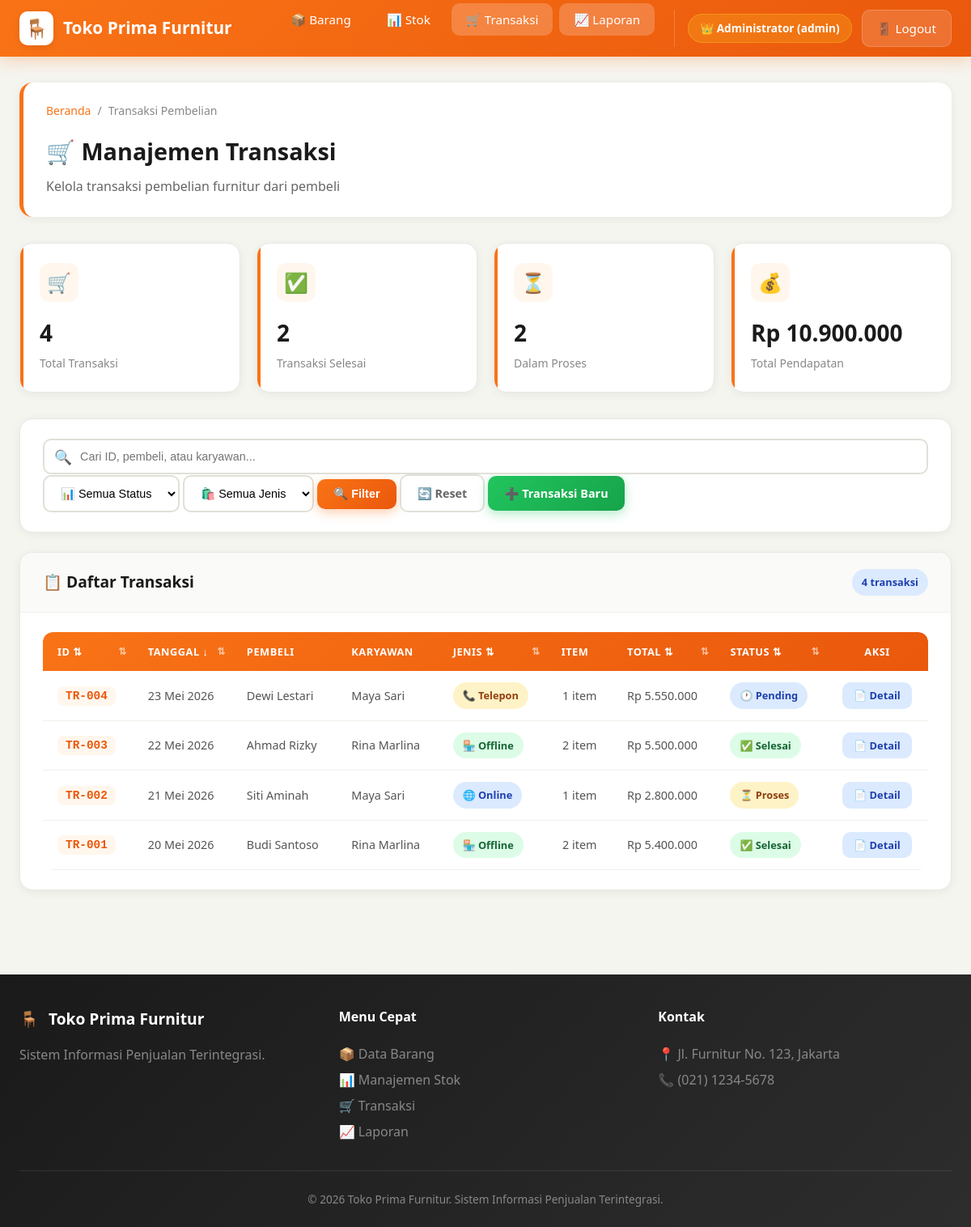
The page /transaksi.php (signed in) on the database its author committed.
### tables this page shows
CREATE TABLE IF NOT EXISTS transaksi (
    id_transaksi VARCHAR(10) PRIMARY KEY,
    tanggal_pesan DATE NOT NULL,
    jenis_pemesanan ENUM('Offline', 'Online', 'Telepon') NOT NULL DEFAULT 'Offline',
    id_pembeli VARCHAR(10) NOT NULL,
    id_karyawan VARCHAR(10) NOT NULL,
    total_harga DECIMAL(12,2) DEFAULT 0,
    status ENUM('Pending', 'Proses', 'Selesai', 'Batal') DEFAULT 'Pending',
    created_at TIMESTAMP DEFAULT CURRENT_TIMESTAMP,
    FOREIGN KEY (id_pembeli) REFERENCES pembeli(id_pembeli) ON DELETE RESTRICT ON UPDATE CASCADE,
    FOREIGN KEY (id_karyawan) REFERENCES karyawan(id_karyawan) ON DELETE RESTRICT ON UPDATE CASCADE
);

CREATE TABLE IF NOT EXISTS pembeli (
    id_pembeli VARCHAR(10) PRIMARY KEY,
    nama_pembeli VARCHAR(100) NOT NULL,
    alamat TEXT NOT NULL,
    nomor_telepon VARCHAR(15) NOT NULL,
    created_at TIMESTAMP DEFAULT CURRENT_TIMESTAMP
);

CREATE TABLE IF NOT EXISTS karyawan (
    id_karyawan VARCHAR(10) PRIMARY KEY,
    nama_karyawan VARCHAR(100) NOT NULL,
    alamat TEXT NOT NULL,
    nomor_telepon VARCHAR(15) NOT NULL,
    jabatan VARCHAR(30) NOT NULL DEFAULT 'Karyawan',
    created_at TIMESTAMP DEFAULT CURRENT_TIMESTAMP
);

### config/koneksi.php (called while the page is built, shortened)
<?php
function isAdmin() {
    return isset($_SESSION['user_role']) && $_SESSION['user_role'] === 'admin';
}
function getUserName() {
    return $_SESSION['user_name'] ?? 'Guest';
}
function getUserRole() {
    return $_SESSION['user_role'] ?? '-';
}
function sanitize($data) {
    return htmlspecialchars(trim($data), ENT_QUOTES, 'UTF-8');
}
function formatRupiah($angka) {
    return "Rp " . number_format($angka, 0, ',', '.');
}
function formatTanggal($tanggal) {
    $bulan = ['Januari', 'Februari', 'Maret', 'April', 'Mei', 'Juni',
              'Juli', 'Agustus', 'September', 'Oktober', 'November', 'Desember'];
    $date = new DateTime($tanggal);
    return $date->format('d') . ' ' . $bulan[(int)$date->format('m') - 1] . ' ' . $date->format('Y');
}

### public/transaksi.php (the view, shortened to what this page needs)
<?php
require_once '../config/koneksi.php';
$sort = isset($_GET['sort']) ? $_GET['sort'] : 'tanggal_pesan';
$order = isset($_GET['order']) ? strtoupper($_GET['order']) : 'DESC';
$filter_status = isset($_GET['status']) ? trim($_GET['status']) : '';
$filter_jenis = isset($_GET['jenis']) ? trim($_GET['jenis']) : '';
$search = isset($_GET['search']) ? trim($_GET['search']) : '';
$next_order = ($order === 'ASC') ? 'DESC' : 'ASC';
try {
    $where_clauses = [];
    $params = [];
    $where_sql = !empty($where_clauses) ? 'WHERE ' . implode(' AND ', $where_clauses) : '';
    $sql = "SELECT t.*, p.nama_pembeli, k.nama_karyawan,
                   (SELECT COUNT(*) FROM detail_transaksi dt WHERE dt.id_transaksi = t.id_transaksi) as jumlah_item
            FROM transaksi t
            LEFT JOIN pembeli p ON t.id_pembeli = p.id_pembeli
            LEFT JOIN karyawan k ON t.id_karyawan = k.id_karyawan
            {$where_sql}
            ORDER BY t.{$sort} {$order}";
    $stmt = $pdo->prepare($sql);
    $stmt->execute($params);
    $transaksi_list = $stmt->fetchAll();
    $stats = $pdo->query("SELECT
        COUNT(*) as total,
        COUNT(CASE WHEN status = 'Selesai' THEN 1 END) as selesai,
        COUNT(CASE WHEN status = 'Pending' THEN 1 END) as pending,
        COUNT(CASE WHEN status = 'Proses' THEN 1 END) as proses,
        COALESCE(SUM(CASE WHEN status = 'Selesai' THEN total_harga END), 0) as pendapatan
        FROM transaksi")->fetch();
} catch (PDOException $e) {
    error_log("Transaksi Error: " . $e->getMessage());
    $transaksi_list = [];
    $stats = ['total' => 0, 'selesai' => 0, 'pending' => 0, 'proses' => 0, 'pendapatan' => 0];
}
function sortIcon($col, $currentSort, $currentOrder) {
    if ($col === $currentSort) {
        return $currentOrder === 'ASC' ? '↑' : '↓';
    }
    return '⇅';
}
function getStatusBadge($status) {
    switch ($status) {
        case 'Selesai': return '<span class="badge badge-success">✅ Selesai</span>';
        case 'Proses': return '<span class="badge badge-warning">⏳ Proses</span>';
        case 'Pending': return '<span class="badge badge-info">🕐 Pending</span>';
    }
}
?>
<!DOCTYPE html>
<html lang="id">
<head>
    <link rel="stylesheet" href="assets/css/style.css">
</head>
<body>
    <nav class="navbar">
        <div class="navbar-container">
            <a href="index.php" class="navbar-brand">
                <div class="brand-icon">🪑</div>
                <span>Toko Prima Furnitur</span>
            </a>
            <ul class="navbar-menu">
                <li><a href="index.php">📦 Barang</a></li>
                <li><a href="stok.php">📊 Stok</a></li>
                <li><a href="transaksi.php" class="active">🛒 Transaksi</a></li>
                <?php if (isAdmin()): ?>
                <li><a href="laporan.php"{' class="active"' if active_menu == 'laporan' else ''}>📈 Laporan</a></li>
                <?php endif; ?>
                <li class="nav-user">
                    <span class="user-badge <?php echo getUserRole(); ?>">
                        <?php echo getUserRole() === 'admin' ? '👑' : '💰'; ?>
                        <?php echo sanitize(getUserName()); ?> (<?php echo getUserRole(); ?>)
                    </span>
                    <a href="logout.php" class="btn-logout">🚪 Logout</a>
                </li>
            </ul>
        </div>
    </nav>
    <div class="main-container">
        <div class="page-header">
            <div class="breadcrumb">
                <a href="index.php">Beranda</a>
                <span>/</span>
                <span>Transaksi Pembelian</span>
            </div>
            <h1>🛒 Manajemen Transaksi</h1>
            <p>Kelola transaksi pembelian furnitur dari pembeli</p>
        </div>
        <div class="stats-grid">
            <div class="stat-card">
                <div class="stat-icon">🛒</div>
                <div class="stat-value"><?php echo $stats['total']; ?></div>
                <div class="stat-label">Total Transaksi</div>
            </div>
            <div class="stat-card">
                <div class="stat-icon">✅</div>
                <div class="stat-value"><?php echo $stats['selesai']; ?></div>
                <div class="stat-label">Transaksi Selesai</div>
            </div>
            <div class="stat-card">
                <div class="stat-icon">⏳</div>
                <div class="stat-value"><?php echo $stats['pending'] + $stats['proses']; ?></div>
                <div class="stat-label">Dalam Proses</div>
            </div>
            <div class="stat-card">
                <div class="stat-icon">💰</div>
                <div class="stat-value"><?php echo formatRupiah($stats['pendapatan']); ?></div>
                <div class="stat-label">Total Pendapatan</div>
            </div>
        </div>
        <div class="card" style="margin-bottom: 24px;">
            <div class="card-body">
                <form method="GET" action="" class="filter-bar">
                    <div class="search-box" style="flex: 1; min-width: 200px;">
                        <span class="search-icon">🔍</span>
                        <input type="text" name="search" value="<?php echo sanitize($search); ?>"
                               placeholder="Cari ID, pembeli, atau karyawan..." style="width: 100%;">
                    </div>
                    <select name="status" class="filter-select">
                        <option value="">📊 Semua Status</option>
                    </select>
                    <select name="jenis" class="filter-select">
                        <option value="">🛍️ Semua Jenis</option>
                    </select>
                    <button type="submit" class="btn btn-primary">🔍 Filter</button>
                    <a href="transaksi.php" class="btn btn-secondary">🔄 Reset</a>
                    <a href="transaksi_tambah.php" class="btn btn-success">➕ Transaksi Baru</a>
                </form>
            </div>
        </div>
        <div class="card">
            <div class="card-header">
                <h2>📋 Daftar Transaksi</h2>
                <span class="badge badge-info"><?php echo count($transaksi_list); ?> transaksi</span>
            </div>
            <div class="card-body">
                <?php if (empty($transaksi_list)): ?>
                    <div class="empty-state">
                        <div class="empty-icon">🛒</div>
                        <h3>Belum Ada Transaksi</h3>
                        <p>Belum ada data transaksi. Buat transaksi pertama sekarang!</p>
                        <a href="transaksi_tambah.php" class="btn btn-primary">Buat Transaksi Baru</a>
                    </div>
                <?php else: ?>
                    <div class="table-container">
                        <table class="data-table">
                            <thead>
                                <tr>
                                    <th class="sortable" onclick="window.location.href='?sort=id_transaksi&order=<?php echo $next_order; ?>&status=<?php echo urlencode($filter_status); ?>&jenis=<?php echo urlencode($filter_jenis); ?>&search=<?php echo urlencode($search); ?>'">
                                        ID <?php echo sortIcon('id_transaksi', $sort, $order); ?>
                                    </th>
                                    <th class="sortable" onclick="window.location.href='?sort=tanggal_pesan&order=<?php echo $next_order; ?>&status=<?php echo urlencode($filter_status); ?>&jenis=<?php echo urlencode($filter_jenis); ?>&search=<?php echo urlencode($search); ?>'">
                                        Tanggal <?php echo sortIcon('tanggal_pesan', $sort, $order); ?>
                                    </th>
                                    <th>Pembeli</th>
                                    <th>Karyawan</th>
                                    <th class="sortable" onclick="window.location.href='?sort=jenis_pemesanan&order=<?php echo $next_order; ?>&status=<?php echo urlencode($filter_status); ?>&jenis=<?php echo urlencode($filter_jenis); ?>&search=<?php echo urlencode($search); ?>'">
                                        Jenis <?php echo sortIcon('jenis_pemesanan', $sort, $order); ?>
                                    </th>
                                    <th>Item</th>
                                    <th class="sortable" onclick="window.location.href='?sort=total_harga&order=<?php echo $next_order; ?>&status=<?php echo urlencode($filter_status); ?>&jenis=<?php echo urlencode($filter_jenis); ?>&search=<?php echo urlencode($search); ?>'">
                                        Total <?php echo sortIcon('total_harga', $sort, $order); ?>
                                    </th>
                                    <th class="sortable" onclick="window.location.href='?sort=status&order=<?php echo $next_order; ?>&status=<?php echo urlencode($filter_status); ?>&jenis=<?php echo urlencode($filter_jenis); ?>&search=<?php echo urlencode($search); ?>'">
                                        Status <?php echo sortIcon('status', $sort, $order); ?>
                                    </th>
                                    <th style="text-align: center;">Aksi</th>
                                </tr>
                            </thead>
                            <tbody>
                                <?php foreach ($transaksi_list as $trx): ?>
                                    <tr>
                                        <td><span class="transaksi-id"><?php echo sanitize($trx['id_transaksi']); ?></span></td>
                                        <td><?php echo formatTanggal($trx['tanggal_pesan']); ?></td>
                                        <td><?php echo sanitize($trx['nama_pembeli'] ?? '-'); ?></td>
                                        <td><?php echo sanitize($trx['nama_karyawan'] ?? '-'); ?></td>
                                        <td>
                                            <?php if ($trx['jenis_pemesanan'] === 'Online'): ?>
                                                <span class="badge badge-info">🌐 Online</span>
                                            <?php elseif ($trx['jenis_pemesanan'] === 'Telepon'): ?>
                                                <span class="badge badge-warning">📞 Telepon</span>
                                            <?php else: ?>
                                                <span class="badge badge-success">🏪 Offline</span>
                                            <?php endif; ?>
                                        </td>
                                        <td style="text-align: center;"><?php echo $trx['jumlah_item']; ?> item</td>
                                        <td class="total-highlight"><?php echo formatRupiah($trx['total_harga']); ?></td>
                                        <td><?php echo getStatusBadge($trx['status']); ?></td>
                                        <td style="text-align: center;">
                                            <a href="transaksi_detail.php?id=<?php echo urlencode($trx['id_transaksi']); ?>" class="btn btn-sm" style="background: #dbeafe; color: #1e40af;">
                                                📄 Detail
                                            </a>
                                        </td>
                                    </tr>
                                <?php endforeach; ?>
                            </tbody>
                        </table>
                    </div>
                <?php endif; ?>
            </div>
        </div>
    </div>
    <footer class="footer">
        <div class="footer-container">
            <div class="footer-section">
                <div class="footer-brand">
                    <span>🪑</span>
                    <span>Toko Prima Furnitur</span>
                </div>
                <p>Sistem Informasi Penjualan Terintegrasi.</p>
            </div>
            <div class="footer-section">
                <h4>Menu Cepat</h4>
                <a href="index.php">📦 Data Barang</a><br>
                <a href="stok.php">📊 Manajemen Stok</a><br>
                <a href="transaksi.php">🛒 Transaksi</a><br>
                <a href="laporan.php">📈 Laporan</a>
            </div>
            <div class="footer-section">
                <h4>Kontak</h4>
                <p>📍 Jl. Furnitur No. 123, Jakarta</p>
                <p>📞 (021) 1234-5678</p>
            </div>
        </div>
        <div class="footer-bottom">
            <p>© 2026 Toko Prima Furnitur. Sistem Informasi Penjualan Terintegrasi.</p>
        </div>
    </footer>
</body>
</html>

### rows shown on the page
transaksi: id_transaksi "TR-004", tanggal_pesan "23 Mei 2026", id_pembeli.nama_pembeli "Dewi Lestari", id_karyawan.nama_karyawan "Maya Sari", jenis_pemesanan "📞 Telepon", jumlah_item "1", total_harga "Rp 5.550.000", status "🕐 Pending"
transaksi: id_transaksi "TR-003", tanggal_pesan "22 Mei 2026", id_pembeli.nama_pembeli "Ahmad Rizky", id_karyawan.nama_karyawan "Rina Marlina", jenis_pemesanan "🏪 Offline", jumlah_item "2", total_harga "Rp 5.500.000", status "✅ Selesai"
transaksi: id_transaksi "TR-002", tanggal_pesan "21 Mei 2026", id_pembeli.nama_pembeli "Siti Aminah", id_karyawan.nama_karyawan "Maya Sari", jenis_pemesanan "🌐 Online", jumlah_item "1", total_harga "Rp 2.800.000", status "⏳ Proses"
transaksi: id_transaksi "TR-001", tanggal_pesan "20 Mei 2026", id_pembeli.nama_pembeli "Budi Santoso", id_karyawan.nama_karyawan "Rina Marlina", jenis_pemesanan "🏪 Offline", jumlah_item "2", total_harga "Rp 5.400.000", status "✅ Selesai"

### other values the page prints
getUserName() "Administrator"
getUserRole() "admin"
$stats['total'] "4"
$stats['selesai'] "2"
$stats['pending'] + $stats['proses'] "2"
formatRupiah($stats['pendapatan']) "Rp 10.900.000"
count($transaksi_list) "4"
sortIcon('id_transaksi', $sort, $order) "⇅"
sortIcon('tanggal_pesan', $sort, $order) "↓"
sortIcon('jenis_pemesanan', $sort, $order) "⇅"
sortIcon('total_harga', $sort, $order) "⇅"
sortIcon('status', $sort, $order) "⇅"
